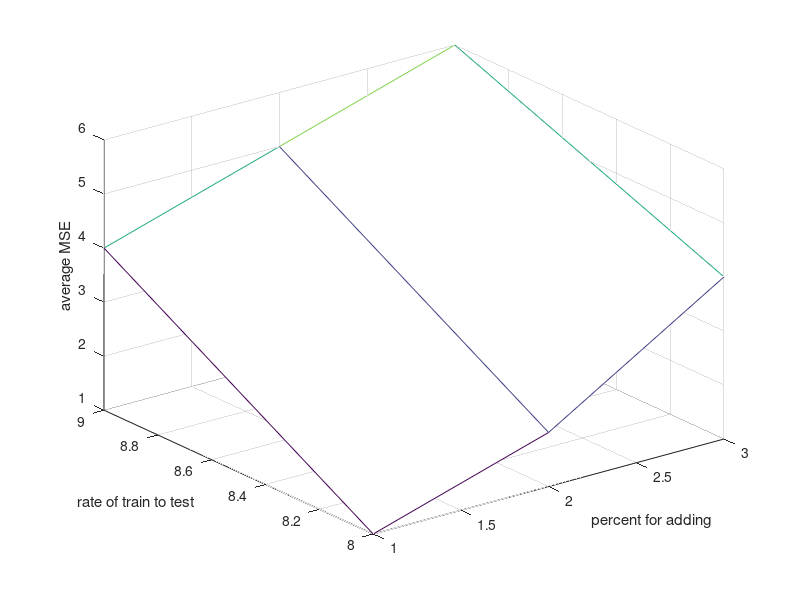

Write the MATLAB code that produced this figure. (Note: this script raises an error after producing the figure.)


a=[1 2 3];
b=[8 9];
re=[1 2 4; 4 5 6;];
[X, Y] = meshgrid(a,b);
mesh(X,Y,re)
xlabel('percent for adding')
ylabel('rate of train to test')
zlabel( ' average MSE')

gprMdl_1
% all_MSE=[];denominator=3;result=0;
% for rate = 1:2
%     
%     all_MSE_thisrate=[];
%     for each_test = num_all_intent
%         each_test % 第几次
%         each_intent=all_intent(each_test);
%         which_each_test_file = find(after_all_test_X(:,end) == each_test);
%         each_test_file = after_all_test_X(which_each_test_file,:); % this is each trival, 14 with intent
%         % seperate data
%         bound=floor(size(each_test_file,1)*rate/denominator);
%         each_test_file_add=each_test_file(1:bound,:);
%         each_test_file_left=each_test_file(bound:end,:);
% 
%         each_test_file_Y = all_round_test_Y(which_each_test_file,1:end);
%         each_test_file_Y_add=each_test_file_Y(1:bound,:);
%         each_test_file_Y_left=each_test_file_Y(bound:end,:);       
%         % update GPR
%         tic
%         new_gprMdl_1 = updateGPRMdl(gprMdl_1,each_test_file_add, each_test_file_Y_add(:,1));
%         new_gprMdl_2 = updateGPRMdl(gprMdl_2,each_test_file_add, each_test_file_Y_add(:,2));
%         new_gprMdl_3 = updateGPRMdl(gprMdl_3,each_test_file_add, each_test_file_Y_add(:,3));
%         new_gprMdl_4 = updateGPRMdl(gprMdl_4,each_test_file_add, each_test_file_Y_add(:,4));
%         new_gprMdl_5 = updateGPRMdl(gprMdl_5,each_test_file_add, each_test_file_Y_add(:,5));
%         new_gprMdl_6 = updateGPRMdl(gprMdl_6,each_test_file_add, each_test_file_Y_add(:,6));
%         new_gprMdl_7 = updateGPRMdl(gprMdl_7,each_test_file_add, each_test_file_Y_add(:,7));
%         new_gprMdl_8 = updateGPRMdl(gprMdl_8,each_test_file_add, each_test_file_Y_add(:,8));
%         new_gprMdl_9 = updateGPRMdl(gprMdl_9,each_test_file_add, each_test_file_Y_add(:,9));
%         new_gprMdl_10 = updateGPRMdl(gprMdl_10,each_test_file_add, each_test_file_Y_add(:,10));
%         new_gprMdl_11 = updateGPRMdl(gprMdl_11,each_test_file_add, each_test_file_Y_add(:,11));
%         new_gprMdl_12 = updateGPRMdl(gprMdl_12,each_test_file_add, each_test_file_Y_add(:,12));
%         new_gprMdl_13 = updateGPRMdl(gprMdl_13,each_test_file_add, each_test_file_Y_add(:,13));
%         toc
%         
%         result = myGRP(each_test_file_left(:,1:end-1), each_intent, new_gprMdl_1,new_gprMdl_2,new_gprMdl_3,new_gprMdl_4,new_gprMdl_5,new_gprMdl_6,new_gprMdl_7,new_gprMdl_8,new_gprMdl_9,new_gprMdl_10,new_gprMdl_11,new_gprMdl_12,new_gprMdl_13);
%         mse = sum((each_test_file_Y_left(2:end,1:3) - result(:,1:3)).^2)./size(result,1);
%         avg_mse=sum(mse)/3;
%         all_MSE_thisrate=[all_MSE_thisrate avg_mse];
%     end
%     all_MSE=[all_MSE; all_MSE_thisrate;];
% end